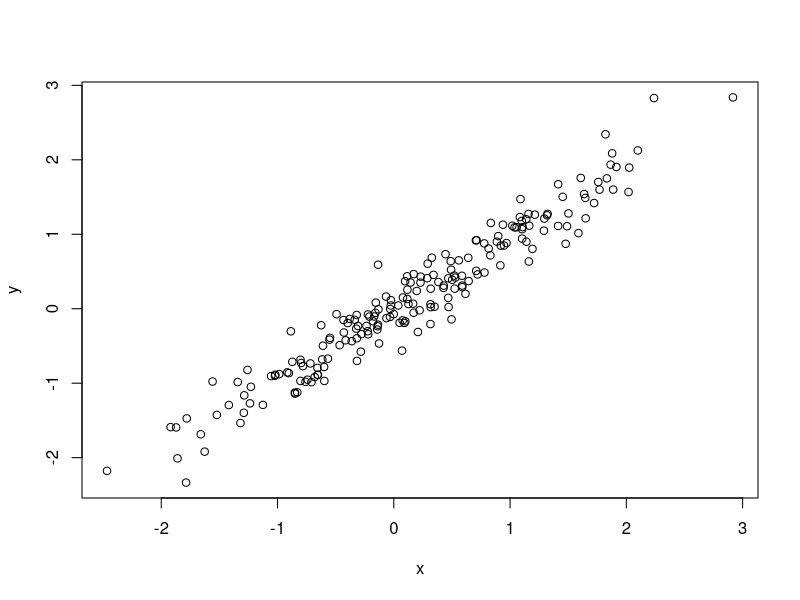

Write the R code that produced this figure. (Note: this script raises an error after producing the figure.)
## ---- chunk 1
## DATA GENERATION
r <- sample(c(-0.97, 0, 0.5, 0.97), 1)
if(runif(1) < 1/3) {
  mx <- my <- 0
  sx <- sy <- 1
} else {
  mx <- sample(10 * -5:5, 1)
  my <- sample(20 * 0:5, 1)
  sx <- sample(c(1, 10, 20), 1)
  sy <- sample(c(1, 10, 20), 1)
}

b <- r * sy/sx
a <- my - b*mx
x <- rnorm(200, mx, sx)
y <- b * x + rnorm(200, a, sy * sqrt(1- r^2))

## QUESTION/ANSWER GENERATION
questions <- character(5)
solutions <- logical(5)
explanations <- character(5)

if (runif(1) < 0.5) {
  questions[1] <- "The scatterplot is standardized."
  solutions[1] <- mx == 0 & my == 0 & sx == 1 & sy == 1
  explanations[1] <- if (solutions[1]) "$X$ and $Y$ have both mean $0$ and variance $1$." else 
  "The scatterplot is not standardized, because $X$ and $Y$ do not both have mean $0$ and variance $1$."
} else {
  questions[1] <- "The slope of the regression line is about $1$."
  solutions[1] <- abs(b - 1) < 0.1
  explanations[1] <- paste("The slope of the regression line is given by $r \\cdot s_y/s_x$ and hence",
                           ifelse(abs(b - 1) < 0.1, "", "not"), "about equal to $1$.")
}

if (runif(1) < 0.5) {
  questions[2] <- "The absolute value of the correlation coefficient is at least $0.8$."
  solutions[2] <- abs(r) >= 0.8
} else {
  questions[2] <- "The absolute value of the correlation coefficient is at most $0.8$."
  solutions[2] <- abs(r) <= 0.8
}
explanations[2] <- if(abs(r) >= 0.9) {
  paste("A strong association between the variables is given in the scatterplot.",
        "Hence the absolute value of the correlation coefficient is close to $1$",
        "and therefore larger than $0.8$.") 
  } else if (abs(r) == 0) {
    paste("No association between the variables is observed in the scatterplot.",
          "This implies a correlation coefficient close to $0$.") 
  } else paste("Only a slightly positive association between the variables is observable in the scatterplot.",
               "This implies a correlation coefficient with an absolute value smaller than $0.8$.")

if (runif(1) < 0.5) {
  questions[3] <- "The standard deviation of $X$ is at least $6$."
  solutions[3] <- sx >= 6
  explanations[3] <- paste0("The standard deviation of $X$ is about equal to $", sx, "$ and is therefore ",
                           ifelse(sx < 6, "smaller", "larger"), " than $6$.")
} else {
  questions[3] <- "The standard deviation of $Y$ is at least $6$."
  solutions[3] <- sy >= 6
  explanations[3] <- paste0("The standard deviation of $Y$ is about equal to $", sy, "$ and is therefore ",
                           ifelse(sy < 6, "smaller", "larger"), " than $6$.")
}

if (runif(1) < 0.5) {
  questions[4] <- "The mean of $X$ is at most $5$."
  solutions[4] <- mx <= 5
  explanations[4] <- paste0("The mean of $X$ is about equal to $", mx, 
                           "$ and hence is ", ifelse(mx < 5, "smaller", "larger"), " than $5$.")
} else {
  questions[4] <- "The mean of $Y$ is at least $30$."
  solutions[4] <- my >= 30
  explanations[4] <- paste0("The mean of $Y$ is about equal to $", my, 
                           "$ and hence is ", ifelse(my < 30, "smaller", "larger"), " than $30$.")
}

xh <- round(runif(1, -1, 1)*sx + mx, 1)
yhr <- round(a + b*xh, 1)
alpha <- if (abs(r) > 0 & abs(mx - xh) > 0) sign(mx - xh) * sign(r) else 1
yhf <- round(yhr + 2 * sy * alpha, 1)
## assure at least one correct and one incorrect solution
yh <- switch(as.character(sum(solutions)),
  "0" = yhr,
  "4" = yhf,
  sample(c(yhr, yhf), 1)
)
questions[5] <- paste0("For $X = ", as.character(xh), "$, $Y$ can be expected to be about $", 
                      as.character(yh), "$.", collapse="")
solutions[5] <- abs(yh - yhr) < 0.01 * sy
explanations[5] <- paste0("The regression line at $X=", xh, 
                         "$ implies a value of about $Y = ", yhr, "$.", sep="")         
           
## permute order of solutions/questions
o <- sample(1:5)
questions <- questions[o]
solutions <- solutions[o]
explanations <- explanations[o]  
## ---- chunk 2
plot(x, y)
## ---- chunk 3
answerlist(questions, markup = "markdown")
## ---- chunk 4
answerlist(ifelse(solutions, "True", "False"), explanations, markup = "markdown")
